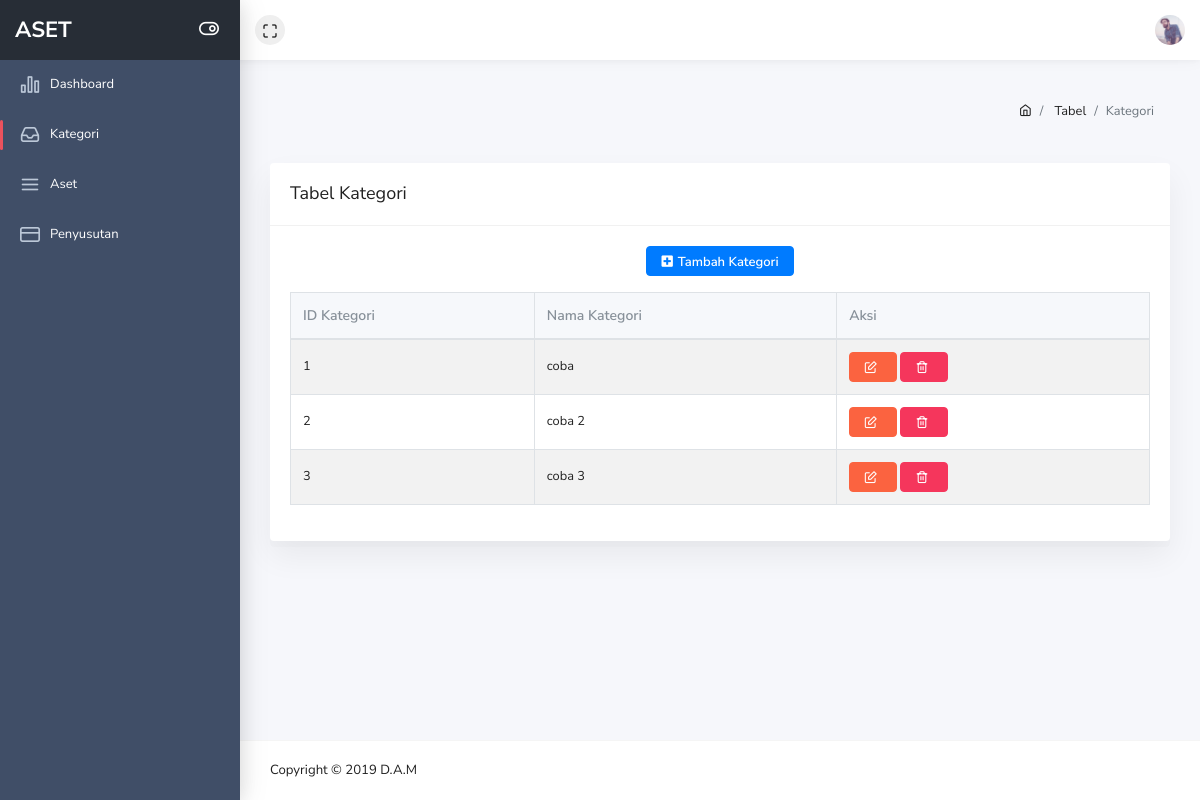
The app's page /pages/table-kategori.php, older data.
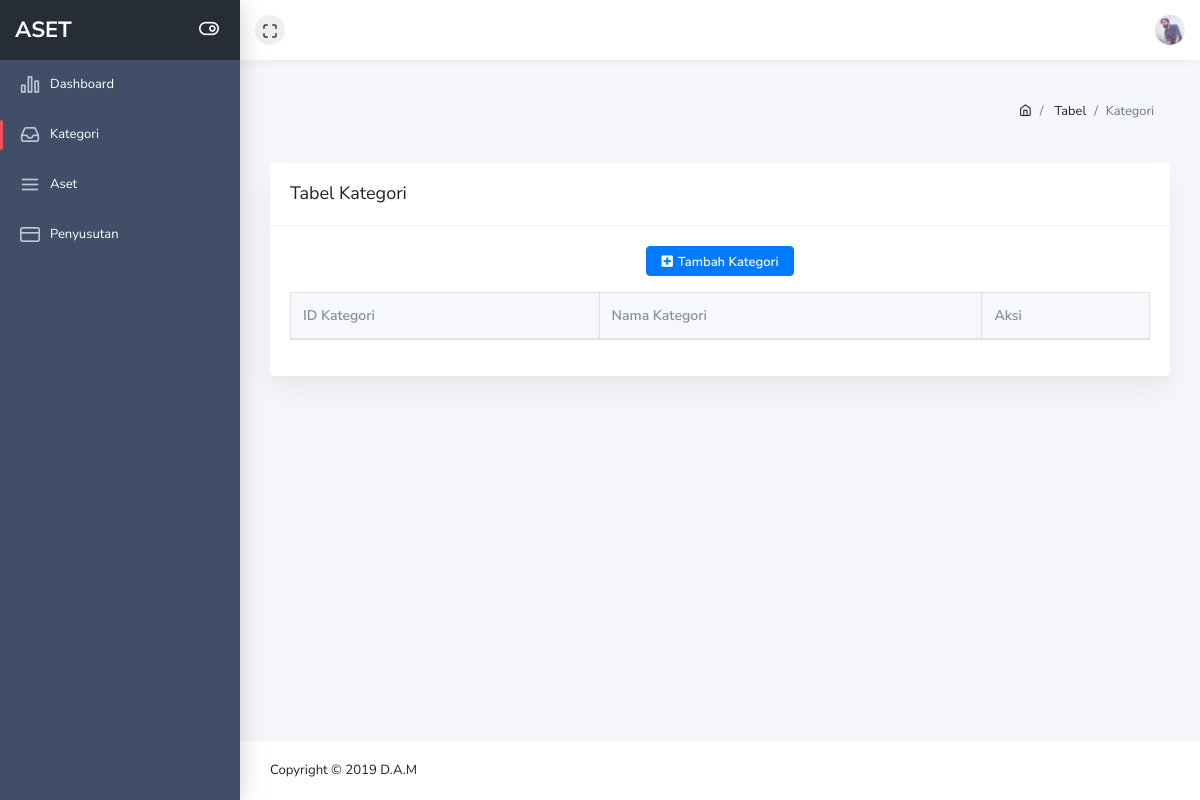
The same page, newer data.
### tables this page shows
CREATE TABLE `tb_kategori` (
  `id_kategori` varchar(18) NOT NULL,
  `nm_katagori` varchar(25) NOT NULL
);

### base_url.php (called while the page is built)
<?php
function pathUrl($dir = __DIR__){
    $root = "";
    $dir = str_replace('\\', '/', realpath($dir));
    $root .= !empty($_SERVER['HTTPS']) ? 'https' : 'http';
    $root .= '://' . $_SERVER['HTTP_HOST'];
    if(!empty($_SERVER['CONTEXT_PREFIX'])) {
        $root .= $_SERVER['CONTEXT_PREFIX'];
        $root .= substr($dir, strlen($_SERVER[ 'CONTEXT_DOCUMENT_ROOT' ]));
    } else {
        $root .= substr($dir, strlen($_SERVER[ 'DOCUMENT_ROOT' ]));
    }
    $root .= '/';
    return $root;
}
$base_url = pathUrl();
?>

### pages/table-kategori.php (the view, shortened to what the changed rows need)
<?php
include_once "../base_url.php";
?>
<!doctype html>
<html class="no-js" lang="en">
    <head>
        <link rel="stylesheet" href="<?php echo $base_url ?>assets/plugins/bootstrap/dist/css/bootstrap.min.css">
        <link rel="stylesheet" href="<?php echo $base_url ?>assets/plugins/fontawesome-free/css/all.min.css">
        <link rel="stylesheet" href="<?php echo $base_url ?>assets/plugins/ionicons/dist/css/ionicons.min.css">
        <link rel="stylesheet" href="<?php echo $base_url ?>assets/plugins/icon-kit/dist/css/iconkit.min.css">
        <link rel="stylesheet" href="<?php echo $base_url ?>assets/plugins/perfect-scrollbar/css/perfect-scrollbar.css">
        <link rel="stylesheet" href="<?php echo $base_url ?>assets/plugins/datatables.net-bs4/css/dataTables.bootstrap4.min.css">
        <link rel="stylesheet" href="<?php echo $base_url ?>assets/dist/css/theme.min.css">
    </head>
    <body>
        <div class="wrapper">
            <div class="page-wrap">
                <div class="main-content">
                    <div class="container-fluid">
                        <div class="row">
                            <div class="col-md-12">
                                <div class="card">
                                    <div class="card-body">
                                    <table id="simpletable" class="table table-striped table-bordered nowrap">
                                        <thead>
                                        <tr>
                                            <th>ID Kategori</th>
                                            <th>Nama Kategori</th>
                                            <th>Aksi</th>
                                        </tr>
                                        </thead>
                                        <tbody>
                                            <?php
                                                include '../config/config.php';
                                                $kategori = mysqli_query($mysqli,"SELECT * FROM tb_kategori");
                                                if($kategori){
                                                    while($row = mysqli_fetch_array($kategori))
                                                    {
                                                        echo "<tr>
                                                        <td>".$row['id_kategori']."</td>
                                                        <td>".$row['nm_katagori']."</td>
                                                        <td>
                                                        <form method='post' action='".$base_url."controller/delete_kategori.php'>
                                                            <button type='button' class='btn btn-warning' data-toggle='modal' data-target='#edit_kategori' data-id=".$row['id_kategori']."><i class='ik ik-edit'></i>
                                                            </button>
                                                                <button type'button' class='btn btn-danger' name='hapus'><i class='ik ik-trash-2'></i>
                                                                <input type='hidden' name='id' value=".$row['id_kategori']."></button>
                                                            </form>
                                                        </td>
                                                    </tr>";
                                                    }
                                                }
                                            ?>
                                        </tbody>
                                    </table>
                                </div>
                            </div>
                        </div>
                    </div>
                </div>
            </div>
            </div>
        </div>
    </body>
</html>

Row changes from the older to the newer data that the page shows:
removed tb_kategori: id_kategori "1", nm_katagori "coba"
removed tb_kategori: id_kategori "2", nm_katagori "coba 2"
removed tb_kategori: id_kategori "3", nm_katagori "coba 3"
